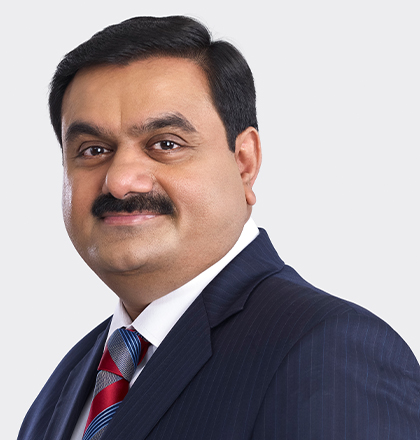
#> input picture Backend-flask/trial_images/Adani.jpg, 420 x 440 px, given in place of the camera
$ python motion.py
#> lines starting #> are read from the running program, lines starting #| are printed output that depends on the picture
import cv2
import imutils

# Function to continuously capture video frames and detect motion
def detect_motion(camera_index):
#> called with camera_index = 0
    camera = cv2.VideoCapture(camera_index)
    camera.set(3, 640)  # Set frame width
    camera.set(4, 480)  # Set frame height

    # Initialize variables
    alarm = False
    alarm_counter = 0
    first_frame = None

    while True:
        _, frame = camera.read()
#> frame is the input picture: shape (440, 420, 3); mean B, G, R 155.6, 152.6, 162.2
        frame = imutils.resize(frame, width=500)
#> frame: shape (523, 500, 3)
        gray_frame = cv2.cvtColor(frame, cv2.COLOR_BGR2GRAY)
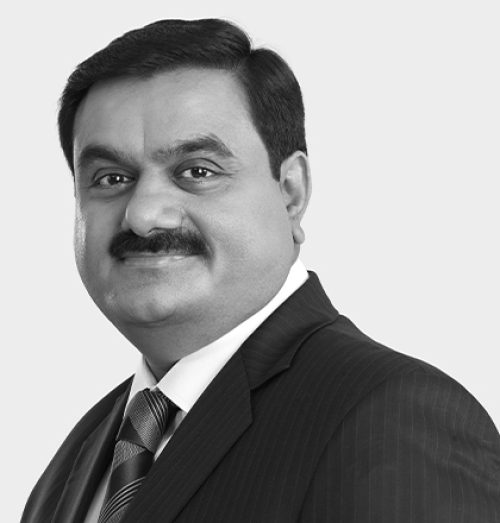
#> gray_frame: shape (523, 500); min 4, max 255, mean 155.6
        blurred_frame = cv2.GaussianBlur(gray_frame, (21, 21), 0)
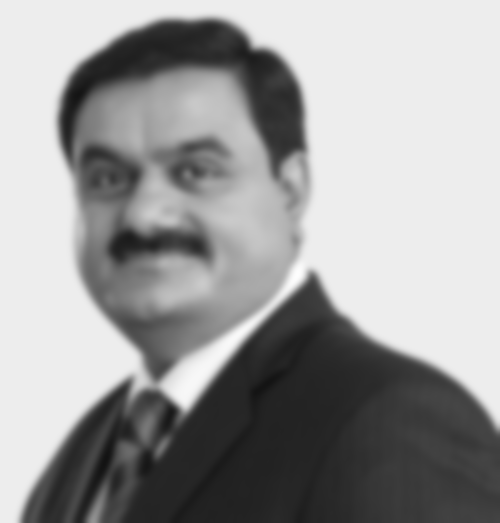
#> blurred_frame: shape (523, 500); min 19, max 254, mean 155.6

        if first_frame is None:
            first_frame = blurred_frame
            continue

        frame_delta = cv2.absdiff(first_frame, blurred_frame)
        thresh = cv2.threshold(frame_delta, 30, 255, cv2.THRESH_BINARY)[1]
        thresh = cv2.dilate(thresh, None, iterations=2)
        contours = cv2.findContours(thresh.copy(), cv2.RETR_EXTERNAL, cv2.CHAIN_APPROX_SIMPLE)
        contours = imutils.grab_contours(contours)

        # Check for motion
        motion_detected = False
        for contour in contours:
            if cv2.contourArea(contour) > 300:
                motion_detected = True
                break

        if motion_detected:
            alarm_counter += 1
            if not alarm:
                print("Motion detected!")
                alarm = True
        else:
            alarm_counter -= 1
            alarm_counter = max(alarm_counter, 0)

        if alarm_counter > 20:
            alarm = True
        else:
            alarm = False

        # Display video feed
        if alarm:
            cv2.putText(frame, "ALERT: MOTION DETECTED", (10, 20), cv2.FONT_HERSHEY_SIMPLEX, 0.5, (0, 0, 255), 2)
        cv2.imshow("Video Feed", frame)

        key = cv2.waitKey(1) & 0xFF
        if key == ord("q"):
            break
        elif key == ord("t"):
            alarm = not alarm

    camera.release()
    cv2.destroyAllWindows()

# Start motion detection on primary camera (index 0)
detect_motion(0)

$ run again, on Backend-flask/trial_images/Trump.jpg
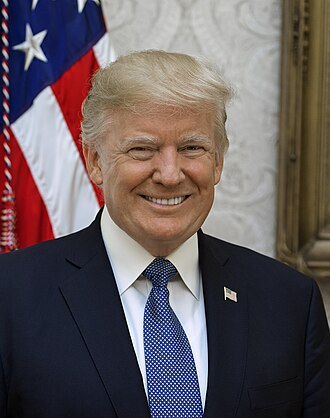
#> input picture Backend-flask/trial_images/Trump.jpg, 330 x 418 px, given in place of the camera
#> in detect_motion, frame is the input picture: shape (418, 330, 3); mean B, G, R 93.8, 91.4, 101.7
#> frame: shape (633, 500, 3)
#> in detect_motion, `gray_frame = cv2.cvtColor(frame, cv2.COLOR_BGR2GRAY)`:
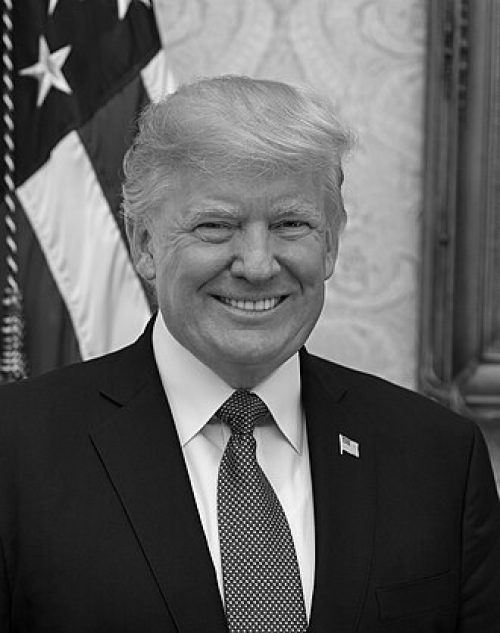
#> gray_frame: shape (633, 500); min 0, max 255, mean 94.7
#> in detect_motion, `blurred_frame = cv2.GaussianBlur(gray_frame, (21, 21), 0)`:
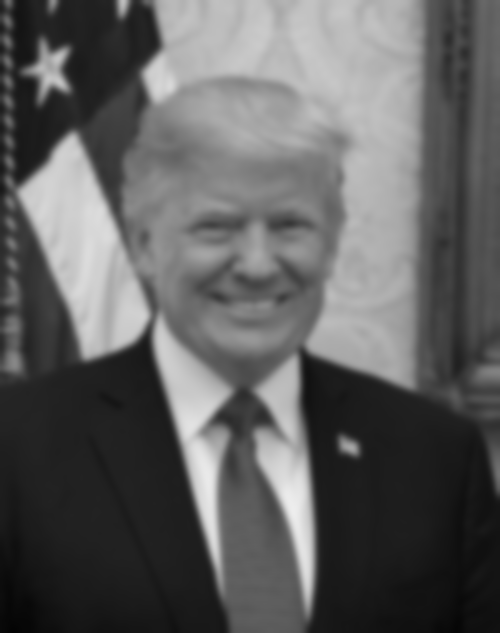
#> blurred_frame: shape (633, 500); min 3, max 237, mean 94.7

$ run again, on Backend-flask/trial_images/obama.jpg
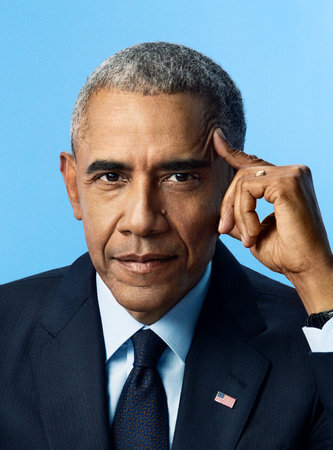
#> input picture Backend-flask/trial_images/obama.jpg, 333 x 450 px, given in place of the camera
#> in detect_motion, frame is the input picture: shape (450, 333, 3); mean B, G, R 127.1, 114.8, 98.4
#> frame: shape (675, 500, 3)
#> in detect_motion, `gray_frame = cv2.cvtColor(frame, cv2.COLOR_BGR2GRAY)`:
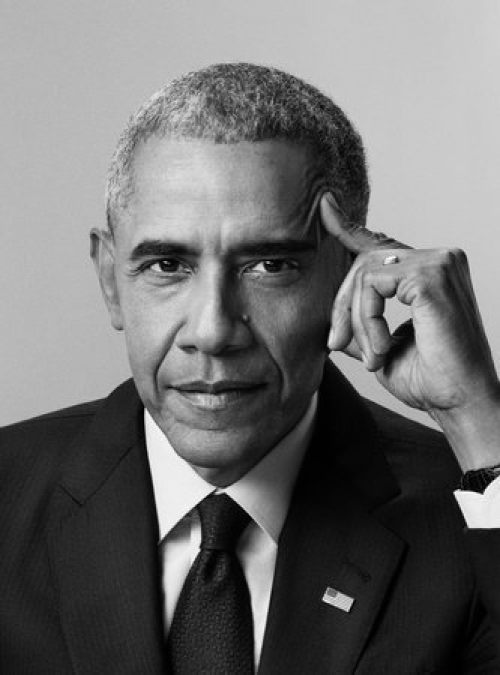
#> gray_frame: shape (675, 500); min 0, max 254, mean 111.3
#> in detect_motion, `blurred_frame = cv2.GaussianBlur(gray_frame, (21, 21), 0)`:
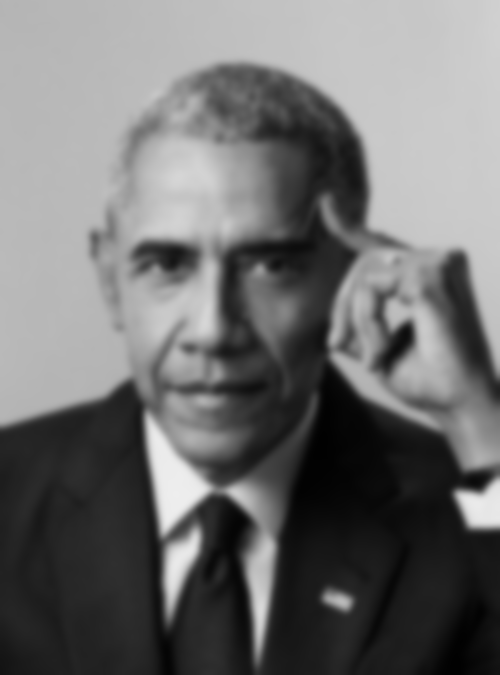
#> blurred_frame: shape (675, 500); min 1, max 238, mean 111.3
